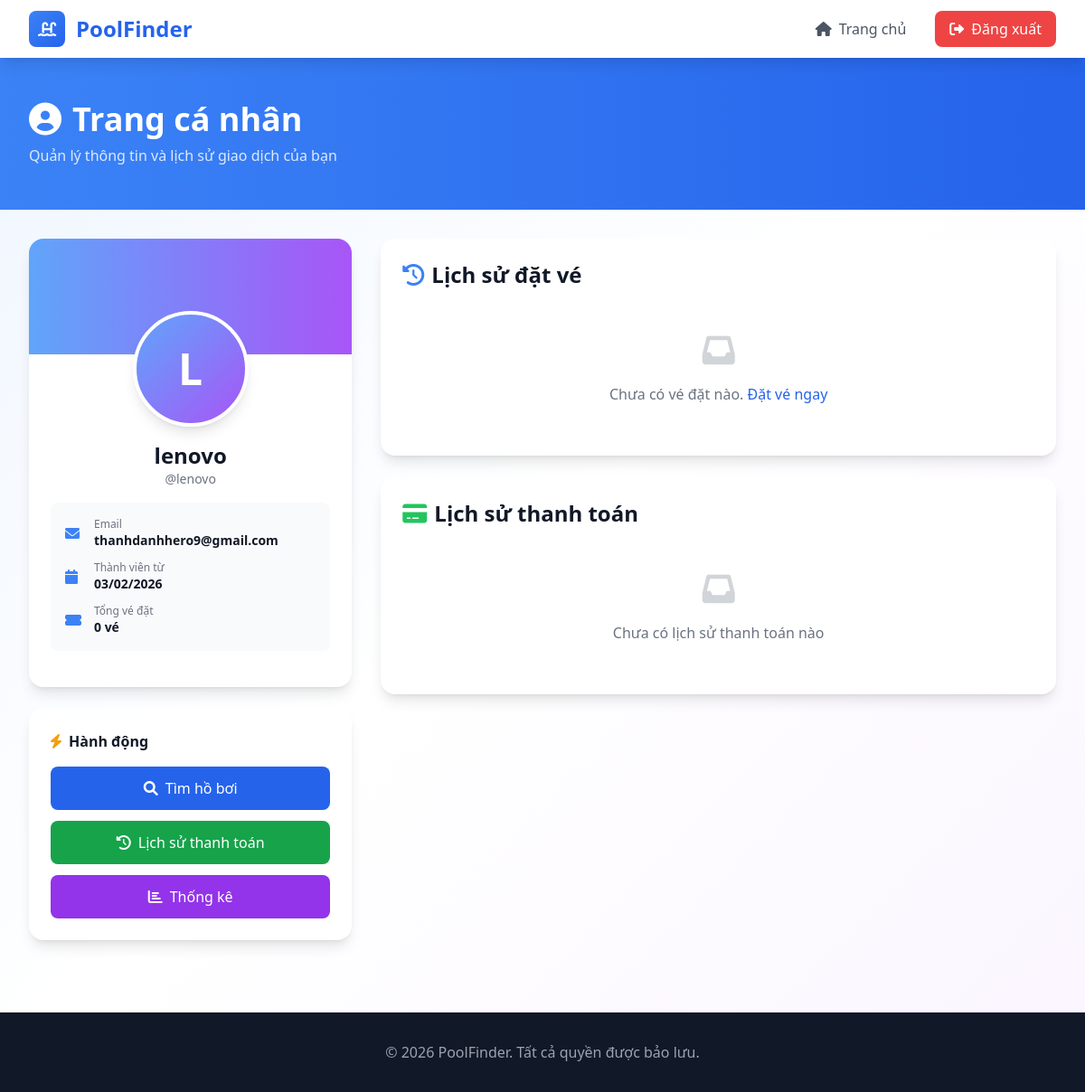
The app's page /profile/ (signed in), older data.
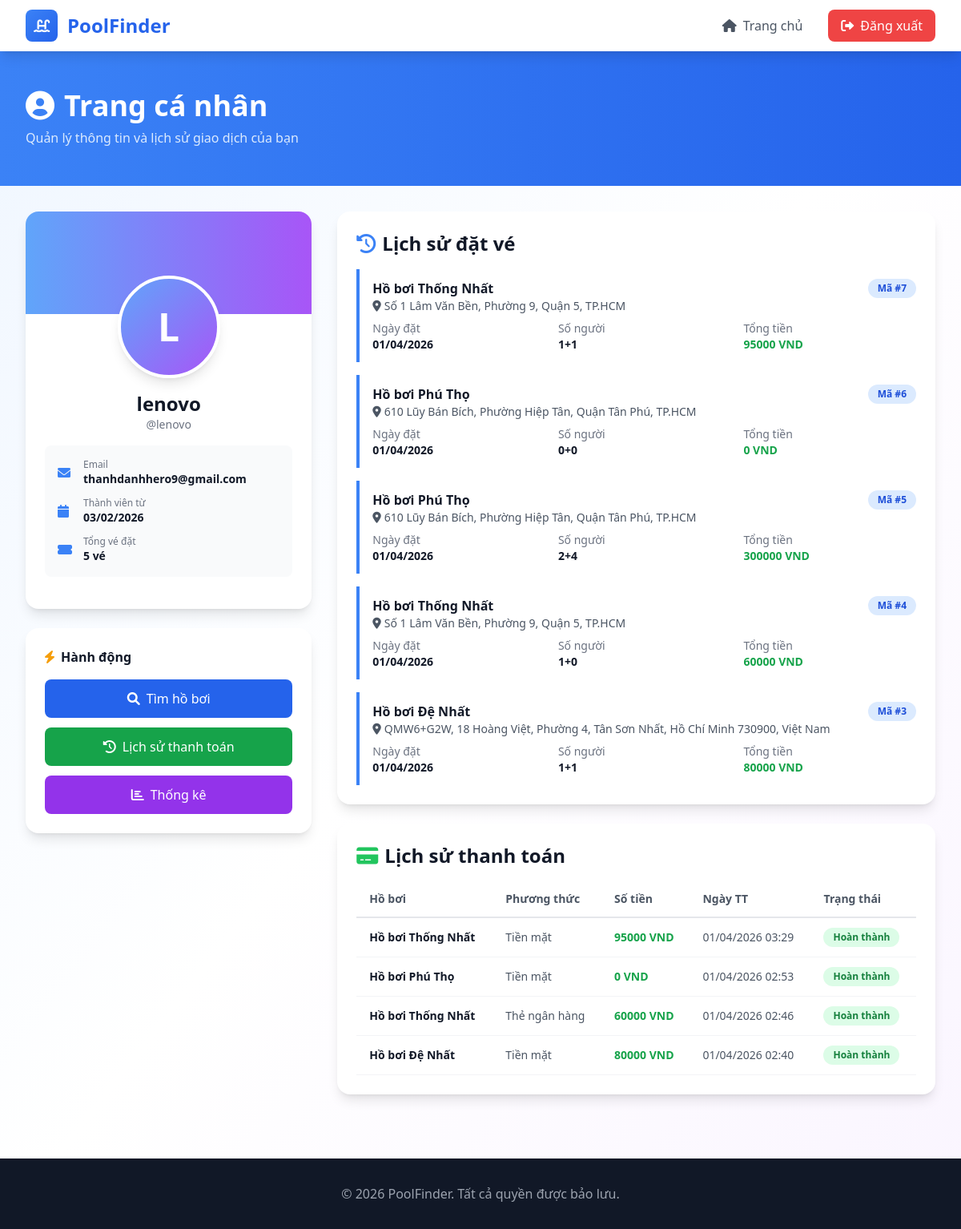
The same page, newer data.
### quan_ly_ho_boi/models.py (models this page shows, shortened)
class DatVe(models.Model):
    khach_hang = models.ForeignKey(User, on_delete=models.CASCADE, verbose_name="Khách hàng")
    ho_boi = models.ForeignKey(HoBoi, on_delete=models.CASCADE, verbose_name="Hồ bơi")
    ngay_dat = models.DateTimeField(auto_now_add=True, verbose_name="Ngày đặt")
    ngay_su_dung = models.DateField(verbose_name="Ngày bơi")
    so_luong_nguoi_lon = models.IntegerField(default=1, verbose_name="Số người lớn")
    so_luong_tre_em = models.IntegerField(default=0, verbose_name="Số trẻ em")
    tong_tien = models.DecimalField(max_digits=12, decimal_places=0, editable=False, verbose_name="Tổng tiền")
    class Meta:
        verbose_name = "Vé đặt"
        verbose_name_plural = "Danh sách Vé đặt"

class HoBoi(models.Model):
    TRANG_THAI_CHOICES = [
        ('MO', 'Đang mở'),
        ('BAO_TRI', 'Bảo trì'),
        ('DONG', 'Đóng cửa'),
    ]
    ten_ho = models.CharField(max_length=200, verbose_name="Tên hồ bơi")
    dia_chi = models.TextField(verbose_name="Địa chỉ")
    do_sau = models.FloatField(help_text="Độ sâu tính bằng mét", verbose_name="Độ sâu (m)")
    suc_chua = models.IntegerField(verbose_name="Sức chứa tối đa")
    vi_do = models.FloatField(verbose_name="Vĩ độ")
    kinh_do = models.FloatField(verbose_name="Kinh độ")
    gia_ve_nguoi_lon = models.DecimalField(max_digits=10, decimal_places=0, default=Decimal('50000'), verbose_name="Giá vé người lớn")
    gia_ve_tre_em = models.DecimalField(max_digits=10, decimal_places=0, default=Decimal('30000'), verbose_name="Giá vé trẻ em")
    trang_thai = models.CharField(max_length=20, choices=TRANG_THAI_CHOICES, default='MO', verbose_name="Trạng thái")
    hinh_anh = models.ImageField(upload_to='ho_boi/', blank=True, null=True, verbose_name="Hình ảnh")
    class Meta:
        verbose_name = "Hồ bơi"
        verbose_name_plural = "Danh sách Hồ bơi"

class Payment(models.Model):
    PAYMENT_METHOD_CHOICES = [
        ('Tiền mặt', 'Tiền mặt'),
        ('Thẻ ngân hàng', 'Thẻ ngân hàng'),
        ('Thanh toán di động', 'Thanh toán di động'),
    ]
    PAYMENT_STATUS_CHOICES = [
        ('Hoàn thành', 'Hoàn thành'),
        ('Đang chờ', 'Đang chờ'),
        ('Hủy', 'Hủy'),
    ]
    dat_ve = models.OneToOneField(DatVe, on_delete=models.CASCADE, verbose_name="Vé đặt")
    phuong_thuc = models.CharField(max_length=50, choices=PAYMENT_METHOD_CHOICES, default='Tiền mặt', verbose_name='Phương thức')
    so_tien = models.DecimalField(max_digits=12, decimal_places=0, verbose_name='Số tiền')
    ngay_thanh_toan = models.DateTimeField(auto_now_add=True, verbose_name='Ngày thanh toán')
    trang_thai = models.CharField(max_length=20, choices=PAYMENT_STATUS_CHOICES, default='Hoàn thành', verbose_name='Trạng thái')
    class Meta:
        verbose_name = "Lịch sử thanh toán"
        verbose_name_plural = "Lịch sử thanh toán"

### quan_ly_ho_boi/views.py (the view)
# urls.py: path('profile/', user_profile, name='profile'),
@login_required(login_url='/admin-panel/login/')
def user_profile(request: HttpRequest):
    user = request.user
    lich_su_ve = DatVe.objects.filter(khach_hang=user).select_related('ho_boi').order_by('-ngay_dat')[:10]
    lich_su_thanh_toan = Payment.objects.filter(dat_ve__khach_hang=user).select_related('dat_ve__ho_boi').order_by('-ngay_thanh_toan')[:5]
    context = {
        'user': user,
        'lich_su_ve': lich_su_ve,
        'lich_su_thanh_toan': lich_su_thanh_toan,
        'tong_ve_da_dat': lich_su_ve.count(),
    }
    return render(request, 'quan_ly_ho_boi/profile.html', context)

### quan_ly_ho_boi/templates/quan_ly_ho_boi/profile.html (shortened to what the changed rows need)
<!DOCTYPE html>
<html lang="vi">
<head>
    <script src="https://cdn.tailwindcss.com"></script>
    <link rel="stylesheet" href="https://cdnjs.cloudflare.com/ajax/libs/font-awesome/6.0.0/css/all.min.css">
</head>
<body class="bg-gradient-to-br from-blue-50 via-white to-purple-50 min-h-screen">
    <section class="bg-gradient-to-r from-blue-500 to-blue-600 text-white py-12 px-4 sm:px-6 lg:px-8">
        <div class="max-w-7xl mx-auto">
            <h1 class="text-4xl font-bold mb-2">
                <i class="fas fa-user-circle mr-3"></i>Trang cá nhân
            </h1>
        </div>
    </section>
    <div class="max-w-7xl mx-auto px-4 sm:px-6 lg:px-8 py-8">
        <div class="grid grid-cols-1 lg:grid-cols-3 gap-8">
            <div class="lg:col-span-1">
                <div class="bg-white rounded-2xl shadow-lg overflow-hidden">
                    <div class="px-6 py-4 text-center -mt-16 relative pb-6">
                        <h2 class="text-2xl font-bold text-gray-900">{{ user.get_full_name|default:user.username }}</h2>
                        <div class="space-y-3 text-left bg-gray-50 rounded-lg p-4 mb-4">
                            <div class="flex items-center gap-3">
                                <div>
                                    <p class="text-xs text-gray-500">Tổng vé đặt</p>
                                    <p class="text-sm font-semibold text-gray-900">{{ tong_ve_da_dat }} vé</p>
                                </div>
                            </div>
                        </div>
                    </div>
                </div>
            </div>
            <div class="lg:col-span-2">
                <div class="bg-white rounded-2xl shadow-lg p-6 mb-6">
                    <h2 class="text-2xl font-bold text-gray-900 mb-4">
                        <i class="fas fa-history text-blue-500 mr-2"></i>Lịch sử đặt vé
                    </h2>
                    {% if lich_su_ve %}
                        <div class="space-y-4">
                            {% for ve in lich_su_ve %}
                            <div class="border-l-4 border-blue-500 pl-4 py-3 hover:bg-blue-50 transition rounded-r-lg">
                                <div class="flex justify-between items-start mb-2">
                                    <div>
                                        <h3 class="font-bold text-gray-900">{{ ve.ho_boi.ten_ho }}</h3>
                                        <p class="text-sm text-gray-600">
                                            <i class="fas fa-map-marker-alt mr-1"></i>{{ ve.ho_boi.dia_chi }}
                                        </p>
                                    </div>
                                    <span class="inline-block px-3 py-1 rounded-full text-xs font-semibold bg-blue-100 text-blue-700">
                                        Mã #{{ ve.id }}
                                    </span>
                                </div>
                                <div class="grid grid-cols-3 gap-4 text-sm">
                                    <div>
                                        <p class="text-gray-500">Ngày đặt</p>
                                        <p class="font-semibold text-gray-900">{{ ve.ngay_dat|date:"d/m/Y" }}</p>
                                    </div>
                                    <div>
                                        <p class="text-gray-500">Số người</p>
                                        <p class="font-semibold text-gray-900">{{ ve.so_luong_nguoi_lon }}+{{ ve.so_luong_tre_em }}</p>
                                    </div>
                                    <div>
                                        <p class="text-gray-500">Tổng tiền</p>
                                        <p class="font-semibold text-green-600">{{ ve.tong_tien }} VND</p>
                                    </div>
                                </div>
                            </div>
                            {% endfor %}
                        </div>
                    {% else %}
                        <div class="text-center py-8 text-gray-500">
                            <i class="fas fa-inbox text-4xl mb-4 block opacity-30"></i>
                            <p>Chưa có vé đặt nào. <a href="{% url 'home' %}" class="text-blue-600 hover:underline">Đặt vé ngay</a></p>
                        </div>
                    {% endif %}
                </div>
                <div class="bg-white rounded-2xl shadow-lg p-6">
                    <h2 class="text-2xl font-bold text-gray-900 mb-4">
                        <i class="fas fa-credit-card text-green-500 mr-2"></i>Lịch sử thanh toán
                    </h2>
                    {% if lich_su_thanh_toan %}
                        <div class="overflow-x-auto">
                            <table class="w-full text-sm">
                                <thead>
                                    <tr class="border-b-2 border-gray-200">
                                        <th class="text-left py-3 px-4 text-gray-600 font-semibold">Hồ bơi</th>
                                        <th class="text-left py-3 px-4 text-gray-600 font-semibold">Phương thức</th>
                                        <th class="text-left py-3 px-4 text-gray-600 font-semibold">Số tiền</th>
                                        <th class="text-left py-3 px-4 text-gray-600 font-semibold">Ngày TT</th>
                                        <th class="text-left py-3 px-4 text-gray-600 font-semibold">Trạng thái</th>
                                    </tr>
                                </thead>
                                <tbody>
                                    {% for payment in lich_su_thanh_toan %}
                                    <tr class="border-b border-gray-100 hover:bg-gray-50 transition">
                                        <td class="py-3 px-4 font-semibold text-gray-900">{{ payment.dat_ve.ho_boi.ten_ho }}</td>
                                        <td class="py-3 px-4 text-gray-600">{{ payment.phuong_thuc }}</td>
                                        <td class="py-3 px-4 font-bold text-green-600">{{ payment.so_tien }} VND</td>
                                        <td class="py-3 px-4 text-gray-600">{{ payment.ngay_thanh_toan|date:"d/m/Y H:i" }}</td>
                                        <td class="py-3 px-4">
                                            <span class="inline-block px-3 py-1 rounded-full text-xs font-semibold {% if payment.trang_thai == 'Hoàn thành' %}bg-green-100 text-green-700{% elif payment.trang_thai == 'Đang chờ' %}bg-yellow-100 text-yellow-700{% else %}bg-red-100 text-red-700{% endif %}">
                                                {{ payment.trang_thai }}
                                            </span>
                                        </td>
                                    </tr>
                                    {% endfor %}
                                </tbody>
                            </table>
                        </div>
                    {% else %}
                        <div class="text-center py-8 text-gray-500">
                            <i class="fas fa-inbox text-4xl mb-4 block opacity-30"></i>
                            <p>Chưa có lịch sử thanh toán nào</p>
                        </div>
                    {% endif %}
                </div>
            </div>
        </div>
    </div>
</body>
</html>

Row changes from the older to the newer data that the page shows:
added DatVe: ho_boi.ten_ho "Hồ bơi Thống Nhất", ho_boi.dia_chi "Số 1 Lâm Văn Bền, Phường 9, Quận 5, TP.HCM", id "7", ngay_dat "01/04/2026", so_luong_nguoi_lon "1", so_luong_tre_em "1", tong_tien "95000"
added DatVe: ho_boi.ten_ho "Hồ bơi Phú Thọ", ho_boi.dia_chi "610 Lũy Bán Bích, Phường Hiệp Tân, Quận Tân Phú, TP.HCM", id "6", ngay_dat "01/04/2026", so_luong_nguoi_lon "0", so_luong_tre_em "0", tong_tien "0"
added DatVe: ho_boi.ten_ho "Hồ bơi Phú Thọ", ho_boi.dia_chi "610 Lũy Bán Bích, Phường Hiệp Tân, Quận Tân Phú, TP.HCM", id "5", ngay_dat "01/04/2026", so_luong_nguoi_lon "2", so_luong_tre_em "4", tong_tien "300000"
added DatVe: ho_boi.ten_ho "Hồ bơi Thống Nhất", ho_boi.dia_chi "Số 1 Lâm Văn Bền, Phường 9, Quận 5, TP.HCM", id "4", ngay_dat "01/04/2026", so_luong_nguoi_lon "1", so_luong_tre_em "0", tong_tien "60000"
added DatVe: ho_boi.ten_ho "Hồ bơi Đệ Nhất", ho_boi.dia_chi "QMW6+G2W, 18 Hoàng Việt, Phường 4, Tân Sơn Nhất, Hồ Chí Minh 730900, Việt Nam", id "3", ngay_dat "01/04/2026", so_luong_nguoi_lon "1", so_luong_tre_em "1", tong_tien "80000"
added Payment: dat_ve.ho_boi.ten_ho "Hồ bơi Thống Nhất", phuong_thuc "Tiền mặt", so_tien "95000", ngay_thanh_toan "01/04/2026 03:29", trang_thai "Hoàn thành"
added Payment: dat_ve.ho_boi.ten_ho "Hồ bơi Phú Thọ", phuong_thuc "Tiền mặt", so_tien "0", ngay_thanh_toan "01/04/2026 02:53", trang_thai "Hoàn thành"
added Payment: dat_ve.ho_boi.ten_ho "Hồ bơi Thống Nhất", phuong_thuc "Thẻ ngân hàng", so_tien "60000", ngay_thanh_toan "01/04/2026 02:46", trang_thai "Hoàn thành"
added Payment: dat_ve.ho_boi.ten_ho "Hồ bơi Đệ Nhất", phuong_thuc "Tiền mặt", so_tien "80000", ngay_thanh_toan "01/04/2026 02:40", trang_thai "Hoàn thành"
Text that changed along with them:
{{ tong_ve_da_dat }}: "0" → "5"
text no longer shown: "Chưa có vé đặt nào. Đặt vé ngay Chưa có lịch sử thanh toán nào"
text now shown: "Hồ bơi Phương thức Số tiền Ngày TT Trạng thái"
